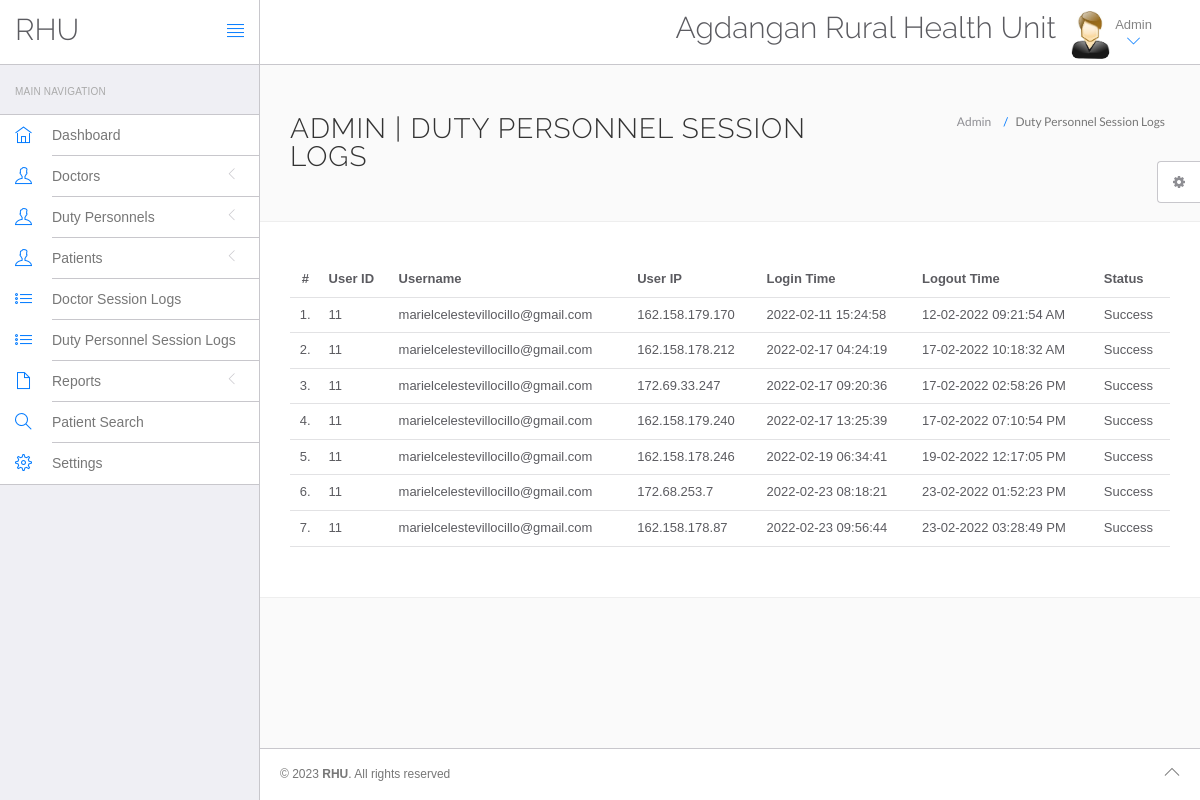
Screenshot of /admin/dutypersonnel-logs.php (signed in) with the database file from the repository.
### tables this page shows
CREATE TABLE `settings` (
  `id` int(11) NOT NULL,
  `HealthCenter` varchar(200) DEFAULT NULL,
  `Address` varchar(200) DEFAULT NULL,
  `ContactNo` varchar(12) DEFAULT NULL,
  `EmailAdd` mediumtext DEFAULT NULL,
  `OpeningHour` varchar(200) DEFAULT NULL,
  `Doctor` mediumtext DEFAULT NULL,
  `About` mediumtext DEFAULT NULL,
  `Map` longtext DEFAULT NULL
);

CREATE TABLE `dutypersonnelslog` (
  `id` int(11) NOT NULL,
  `uid` int(11) DEFAULT NULL,
  `username` varchar(255) DEFAULT NULL,
  `userip` binary(16) DEFAULT NULL,
  `loginTime` timestamp NULL DEFAULT current_timestamp(),
  `logout` varchar(255) DEFAULT NULL,
  `status` int(11) DEFAULT NULL
);

### admin/dutypersonnel-logs.php (the view, shortened to what this page needs)
<?php
include('include/config.php');
?>
<!DOCTYPE html>
<html lang="en">
	<head>
		<link rel="stylesheet" href="vendor/bootstrap/css/bootstrap.min.css">
		<link rel="stylesheet" href="vendor/fontawesome/css/font-awesome.min.css">
		<link rel="stylesheet" href="vendor/themify-icons/themify-icons.min.css">
		<link href="vendor/animate.css/animate.min.css" rel="stylesheet" media="screen">
		<link href="vendor/perfect-scrollbar/perfect-scrollbar.min.css" rel="stylesheet" media="screen">
		<link href="vendor/switchery/switchery.min.css" rel="stylesheet" media="screen">
		<link href="vendor/bootstrap-touchspin/jquery.bootstrap-touchspin.min.css" rel="stylesheet" media="screen">
		<link href="vendor/select2/select2.min.css" rel="stylesheet" media="screen">
		<link href="vendor/bootstrap-datepicker/bootstrap-datepicker3.standalone.min.css" rel="stylesheet" media="screen">
		<link href="vendor/bootstrap-timepicker/bootstrap-timepicker.min.css" rel="stylesheet" media="screen">
		<link rel="stylesheet" href="assets/css/styles.css">
		<link rel="stylesheet" href="assets/css/plugins.css">
		<link rel="stylesheet" href="assets/css/themes/theme-1.css" id="skin_color" />
	</head>
	<body>
		<div id="app">
<?php include('include/sidebar.php');?>
			<div class="app-content">
					<?php include('include/header.php');?>
				<div class="main-content" >
					<div class="wrap-content container" id="container">
						<section id="page-title">
							<div class="row">
								<div class="col-sm-8">
									<h1 class="mainTitle">Admin  | Duty Personnel Session Logs</h1>
																	</div>
								<ol class="breadcrumb">
									<li>
										<span>Admin </span>
									</li>
									<li class="active">
										<span>Duty Personnel Session Logs</span>
									</li>
								</ol>
							</div>
						</section>
						<div class="container-fluid container-fullw bg-white">
									<div class="row">
								<div class="col-md-12">
									<table class="table table-hover" id="sample-table-1">
										<thead>
											<tr>
												<th class="center">#</th>
												<th>User ID</th>
												<th>Username</th>
												<th>User IP</th>
												<th>Login Time</th>
												<th>Logout Time</th>
												<th>Status</th>
											</tr>
										</thead>
										<tbody>
<?php
$sql=mysqli_query($con,"select * from dutypersonnelslog ");
$cnt=1;
while($row=mysqli_fetch_array($sql))
{
?>
											<tr>
												<td class="center"><?php echo $cnt;?>.</td>
												<td><?php echo $row['uid'];?></td>
												<td><?php echo $row['username'];?></td>
												<td><?php echo $row['userip'];?></td>
												<td><?php echo $row['loginTime'];?></td>
												<td><?php echo $row['logout'];?>
												</td>
												<td>
<?php if($row['status']==1)
{
	echo "Success";
}
else
{
	echo "Failed";
}?>
</td>
											</tr>
											<?php
$cnt=$cnt+1;
											 }?>
										</tbody>
									</table>
								</div>
							</div>
								</div>
					</div>
				</div>
			</div>
	<?php include('include/footer.php');?>
	<?php include('include/setting.php');?>
		</div>
	</body>
</html>

### admin/include/header.php (shortened to what this page needs)
<?php
include("include/config.php");
$val=mysqli_query($con,"select * from settings where id = 1");
while ($row_val=mysqli_fetch_array($val)) {
	$name = $row_val['HealthCenter'];
}
?>
<header class="navbar navbar-default navbar-static-top">
					<div class="navbar-header">
						<a class="navbar-brand" href="#">
							<h2 style="padding-top:20%; ">RHU</h2>
						</a>
						<a href="#" class="sidebar-toggler pull-right visible-md visible-lg" data-toggle-class="app-sidebar-closed" data-toggle-target="#app">
							<i class="ti-align-justify"></i>
						</a>
					</div>
					<div class="navbar-collapse collapse">
						<ul class="nav navbar-right">
								<li  style="padding-top:2% ">
								<h2><?php echo $name;?></h2>
							</li>
							<li class="dropdown current-user">
								<a href class="dropdown-toggle" data-toggle="dropdown">
									<img src="assets/images/images.jpg" > <span class="username">
<?php $query=mysqli_query($con,"select fullname from admin where id='".$_SESSION['id']."'");
while($row=mysqli_fetch_array($query))
{
	echo $row['fullname'];
} ?>
									<i class="ti-angle-down"></i></i></span>
								</a>
							</li>
						</ul>
					</div>
				</header>

### admin/assets/css/themes/theme-1.css (style rules this page uses)
body { background: #FAFAFA; }
header .navbar-header { background: #ffffff !important; border-right-color: #c8c7cc !important; border-bottom-color: #c8c7cc !important; }
header .navbar-header .sidebar-toggler, header .navbar-header .sidebar-mobile-toggler { color: #007aff !important; }
header .navbar-header .navbar-brand { color: #777 !important; }
header .navbar-collapse { background: #ffffff !important; border-bottom-color: #c8c7cc !important; box-shadow: none !important; }
header .navbar-collapse .navbar-right > li > a { color: #777; }
header .navbar-collapse .navbar-right > li > a i { color: #007aff !important; }

### rows the page displays
settings: HealthCenter "Agdangan Rural Health Unit"
dutypersonnelslog: uid "11", username "marielcelestevillocillo@gmail.com", userip "162.158.179.170", loginTime "2022-02-11 15:24:58", logout "12-02-2022 09:21:54 AM", status "Success"
dutypersonnelslog: uid "11", username "marielcelestevillocillo@gmail.com", userip "162.158.178.212", loginTime "2022-02-17 04:24:19", logout "17-02-2022 10:18:32 AM", status "Success"
dutypersonnelslog: uid "11", username "marielcelestevillocillo@gmail.com", userip "172.69.33.247", loginTime "2022-02-17 09:20:36", logout "17-02-2022 02:58:26 PM", status "Success"
dutypersonnelslog: uid "11", username "marielcelestevillocillo@gmail.com", userip "162.158.179.240", loginTime "2022-02-17 13:25:39", logout "17-02-2022 07:10:54 PM", status "Success"
dutypersonnelslog: uid "11", username "marielcelestevillocillo@gmail.com", userip "162.158.178.246", loginTime "2022-02-19 06:34:41", logout "19-02-2022 12:17:05 PM", status "Success"
dutypersonnelslog: uid "11", username "marielcelestevillocillo@gmail.com", userip "172.68.253.7", loginTime "2022-02-23 08:18:21", logout "23-02-2022 01:52:23 PM", status "Success"
dutypersonnelslog: uid "11", username "marielcelestevillocillo@gmail.com", userip "162.158.178.87", loginTime "2022-02-23 09:56:44", logout "23-02-2022 03:28:49 PM", status "Success"

### other values shown
$row['fullname'] "Admin"
